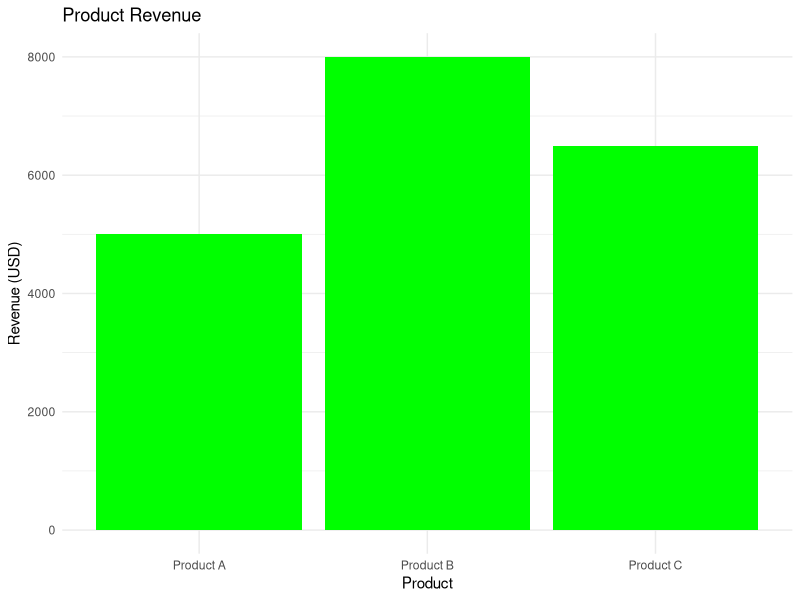
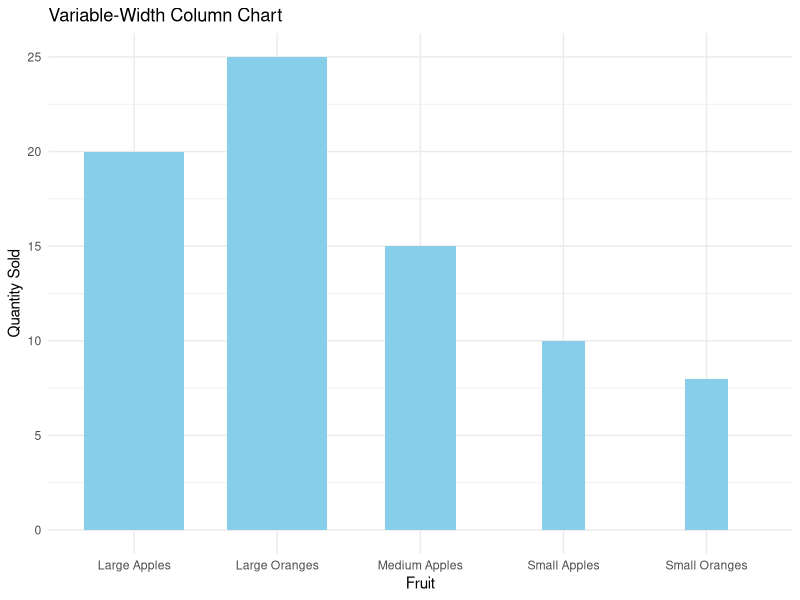
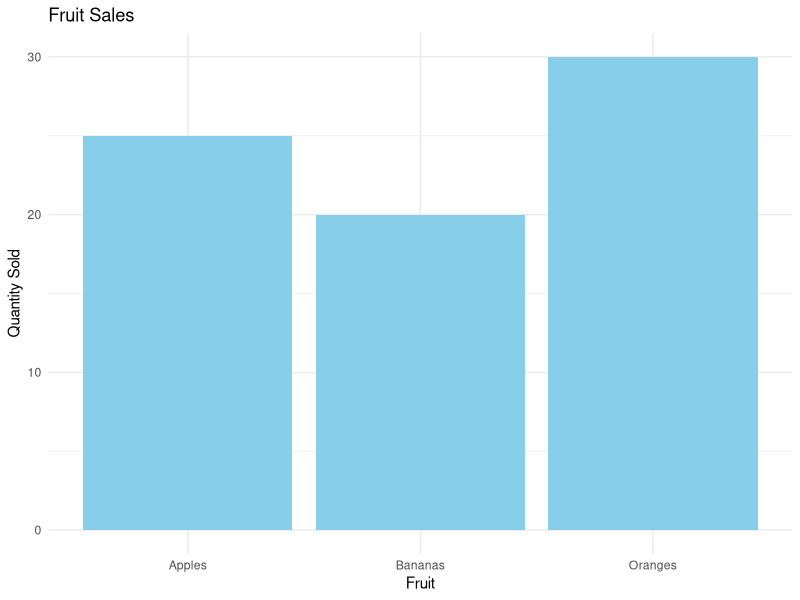

Reproduce these figures in R, in order.
## ---- chunk 1
library(ggplot2)
products <- c("Product A", "Product B", "Product C")
revenue <- c(5000, 8000, 6500)
product_data <- data.frame(Product = products, Revenue = revenue)

# Create a column chart
ggplot(product_data, aes(x = Product, y = Revenue)) +
  geom_col(fill = "green") +
  labs(title = "Product Revenue", x = "Product", y = "Revenue (USD)") +
  theme_minimal()

## ---- chunk 2

sales_data <- data.frame(
  Fruit = c("Small Apples", "Medium Apples", "Large Apples", "Small Oranges", "Large Oranges"),
  Quantity = c(10, 15, 20, 8, 25),
  Width = c(0.3, 0.5, 0.7, 0.3, 0.7)  # Specify the widths for each bar
)

variable_width_chart <- ggplot(sales_data, aes(x = Fruit, y = Quantity, width = Width)) +
  geom_bar(stat = "identity", fill = "skyblue") +
  labs(
    title = "Variable-Width Column Chart",
    x = "Fruit",
    y = "Quantity Sold"
  ) +
  theme_minimal()  # Use a minimal theme for better visibility
  
print(variable_width_chart)
## ---- chunk 3
fruits <- c("Apples", "Oranges", "Bananas")
quantity <- c(25, 30, 20)
fruit_data <- data.frame(Fruit = fruits, Quantity = quantity)

# Create a bar chart
ggplot(fruit_data, aes(x = Fruit, y = Quantity)) +
  geom_bar(stat = "identity", fill = "skyblue") +
  labs(title = "Fruit Sales", x = "Fruit", y = "Quantity Sold") +
  theme_minimal()
